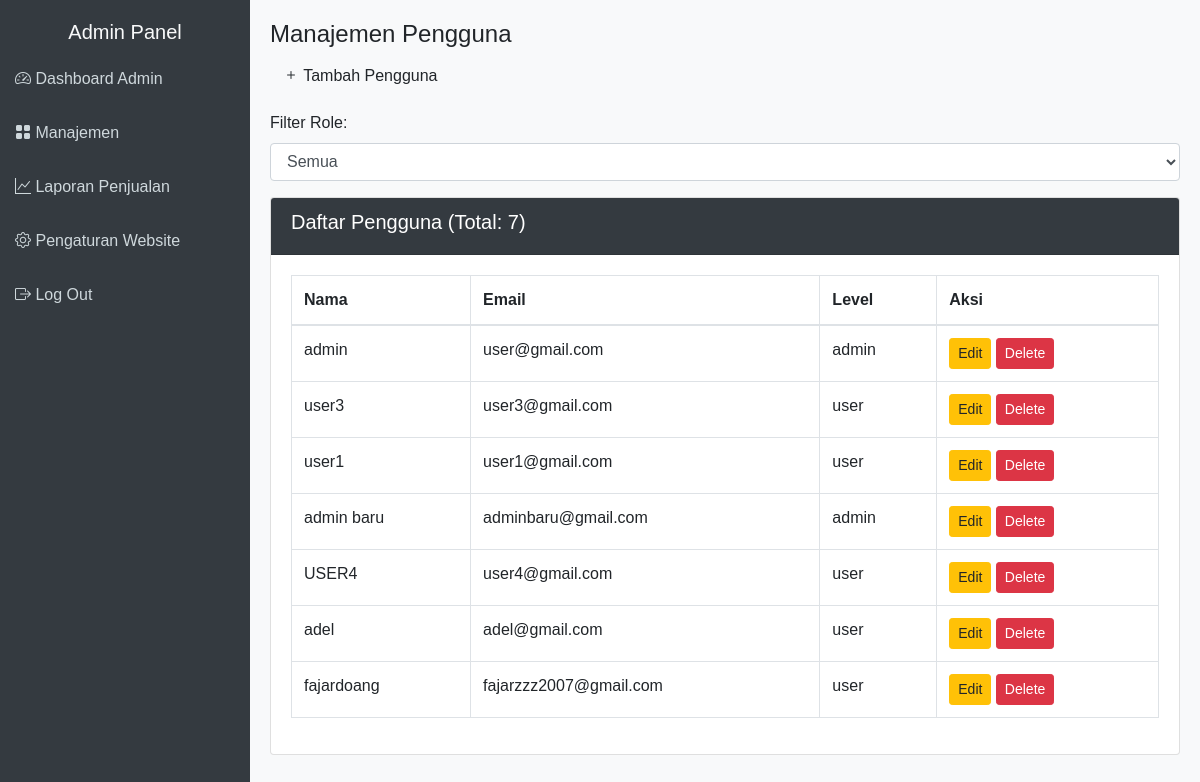
Page /manajemen-pengguna.php (signed in) on the committed database.
### tables this page shows
CREATE TABLE `users` (
  `id` int(11) NOT NULL,
  `username` varchar(255) NOT NULL,
  `email` varchar(255) NOT NULL,
  `password` varchar(255) NOT NULL,
  `level` enum('admin','user') DEFAULT 'user',
  `created_at` timestamp NOT NULL DEFAULT current_timestamp()
);

### manajemen-pengguna.php (the view, shortened to what this page needs)
<?php
require 'db_connect.php';
$sql = "SELECT * FROM users";
$result = $conn->query($sql);
$totalUsers = $result->num_rows;
?>
<!DOCTYPE html>
<html lang="en">
<head>
    <link rel="stylesheet" href="https://stackpath.bootstrapcdn.com/bootstrap/4.5.2/css/bootstrap.min.css">
    <link rel="stylesheet" href="https://cdn.jsdelivr.net/npm/bootstrap-icons/font/bootstrap-icons.css">
</head>
<body>
    <div class="sidebar" id="sidebar">
        <h5 class="text-center text-light">Admin Panel</h5>
        <a href="admin-dashboard.html"><i class="bi bi-speedometer2"></i> Dashboard Admin</a>
        <a href="#products" data-toggle="collapse" data-target="#productsMenu"><i class="bi bi-grid-fill"></i> Manajemen</a>
        <a href="laporan.php"><i class="bi bi-graph-up"></i> Laporan Penjualan</a>
        <a href="setting.html"><i class="bi bi-gear"></i> Pengaturan Website</a>
        <a href="#logout" onclick="logout()"><i class="bi bi-box-arrow-right"></i> Log Out</a>
    </div>
    <div class="main-content">
        <h4>Manajemen Pengguna</h4>
        <button class="btn btn-custom mb-3" data-toggle="modal" data-target="#addUserModal"><i class="bi bi-plus"></i> Tambah Pengguna</button>
        <div class="mb-3">
            <label for="filterRole" class="form-label">Filter Role:</label>
            <select class="form-control" id="filterRole">
                <option value="all">Semua</option>
            </select>
        </div>
        <div class="card">
            <div class="card-header">
                <h5>Daftar Pengguna (Total: <?= $totalUsers ?>)</h5>
            </div>
            <div class="card-body">
                <table class="table table-bordered">
                    <thead>
                        <tr>
                            <th>Nama</th>
                            <th>Email</th>
                            <th>Level</th>
                            <th>Aksi</th>
                        </tr>
                    </thead>
                    <tbody>
                    <?php if ($result->num_rows > 0): ?>
                        <?php while ($row = $result->fetch_assoc()): ?>
                            <tr>
                                <td><?= htmlspecialchars($row['username']); ?></td>
                                <td><?= htmlspecialchars($row['email']); ?></td>
                                <td><?= htmlspecialchars($row['level']); ?></td>
                                <td>
                                    <button class="btn btn-warning btn-sm" data-toggle="modal" data-target="#editUserModal"
                                            data-username="<?= htmlspecialchars($row['username']); ?>"
                                            data-email="<?= htmlspecialchars($row['email']); ?>"
                                            data-level="<?= htmlspecialchars($row['level']); ?>">
                                        Edit
                                    </button>
                                    <a href="delete_user.php?id=<?php echo $row['id']; ?>" class="btn btn-danger btn-sm" onclick="return confirm('Are you sure you want to delete this user?');">Delete</a>
                                </td>
                            </tr>
                        <?php endwhile; ?>
                    <?php else: ?>
                        <tr><td colspan="4">Tidak ada pengguna ditemukan</td></tr>
                    <?php endif; ?>
                    </tbody>
                </table>
            </div>
        </div>
    </div>
</body>
</html>

### manajemen-pengguna.php (style rules this page uses)
body { font-family: 'Arial', sans-serif; background-color: #f8f9fa; }
.sidebar { height: 100vh; width: 250px; position: fixed; top: 0; left: 0; background-color: #343a40; padding-top: 20px; }
.sidebar a { color: #cfd8dc; display: block; padding: 15px; text-decoration: none; }
.main-content { margin-left: 250px; padding: 20px; }
.card-header { background-color: #343a40; color: white; }

### rows in the picture
users: username "admin", email "user@gmail.com", level "admin"
users: username "user3", email "user3@gmail.com", level "user"
users: username "user1", email "user1@gmail.com", level "user"
users: username "admin baru", email "adminbaru@gmail.com", level "admin"
users: username "USER4", email "user4@gmail.com", level "user"
users: username "adel", email "adel@gmail.com", level "user"
users: username "fajardoang", email "fajarzzz2007@gmail.com", level "user"

### other values in the picture
$totalUsers "7"
